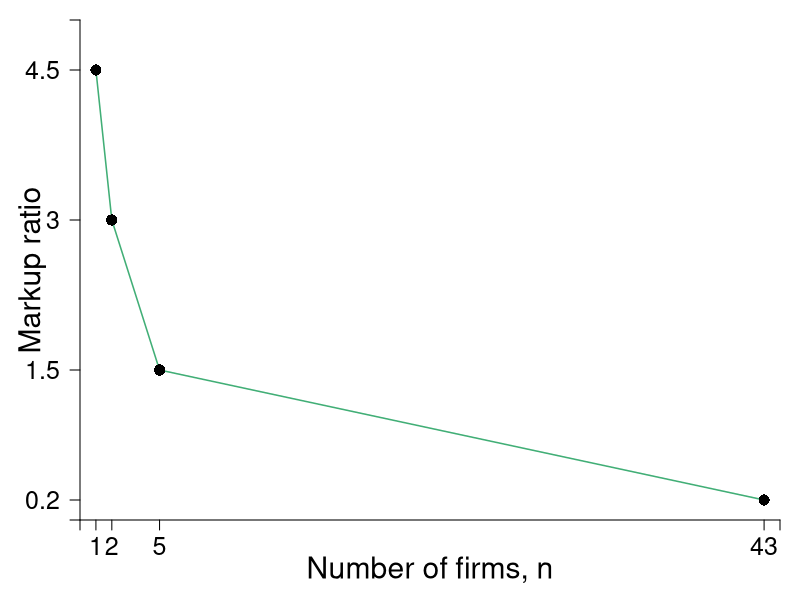

The R script that drew this image:
require(shape)
pdf(file = "competitionmarkets/checkpoint_markupratio.pdf", width = 9, height = 7)

#Set parameters for graphics
pointsize <- 1.8
axislabelsize <- 1.8
labelsize <- 1.5
namesize <- 1.8
annotatesize <- 1.5
graphlinewidth <- 2
segmentlinewidth <- 1.5

COL <- c("#7fc97f", "#beaed4", "#fdc086", "#ffff99", "#386cb0", "#f0027f", "#bf5b17", "#666666")
COLA <- c("#e0f3db", "#99d8c9","#66c2a4","#41ae76", "#238b45", "#005824")
COLB <- c("#c6dbef", "#4eb3d3", "#2b8cbe", "#0868ac","#084081")
grays <- gray.colors(25, start = 1, end = 0)
CBCols <- c("#009E73","#0072B2","#E69F00","#CC79A7", "#F0E442")

par(mar =  c(4, 4, 1, 1))

marketProfit <- function(n, s = 0.5, pmax = 20, c1 = 2) {
  n*(1/(n+1)^2)*(pmax - c1)^2/(s)
}

consumerSurplus <- function(n, s = 0.5, pmax = 20, c1 = 2) {
  (1/2)*(pmax - (c1 + ((1/(n+1))*(pmax -c1)  )) )*(n/(n+1))*( (pmax - c1)/(s))
}

markUp <- function(n, pmax = 20, c1 = 2) {
  c1 + (1/(n+1))*(pmax - c1)
}


xlims <- c(0, 44)
ylims <- c(0, 5)

npts <- 501 
x <- seq(xlims[1], xlims[2], length.out = npts)
y <- seq(ylims[1], ylims[2], length.out = npts) 
a <- c(46.08, 55, 64)
b <- c(46.08, 55, 64)

plot(0, 0, xlim = xlims, ylim = ylims, type = "n",
     xlab = expression(paste("")),
     ylab = expression(paste("")), 
     xaxt = "n", 
     yaxt = "n", 
     cex.lab = axislabelsize, 
     bty = "n",
     xaxs="i", 
     yaxs="i")

# ticksy <- seq(from = 0, to = ylims[2], by = 2)
# ylabels <- seq(from = 0, to = ylims[2], by = 2)
ticksx <- c(0,1,2,5,43, xlims[2])
xlabels <- c(NA,1,2,5,43, NA)
ticksy <- c(0, 4.5, 3, 1.5, 0.2, ylims[2])
ylabels <- c(NA,4.5, 3, 1.5, 0.2, NA)
# ticksx <- c(0, xlims[2])
# xlabels <- c(NA, NA)

axis(1, at = ticksx, pos = 0, labels = NA, cex.axis = labelsize)

text(x = c(0, 1, 2, 5, 43), par("usr")[3] - 0.1, labels = xlabels, srt = 0, pos = 1, xpd = TRUE, cex = labelsize)

axis(2, at = ticksy, pos = 0, labels = ylabels, las = 1, cex.axis = labelsize)

segments(1, 4.5, 2, 3, lty = 1, col = COLA[4] , lwd = segmentlinewidth)
segments(2, 3, 5, 1.5, lty = 1, col = COLA[4], lwd = segmentlinewidth)
segments(5, 1.5, 43, 0.2, lty = 1, col = COLA[4] , lwd = segmentlinewidth)

points(1, 4.5, pch = 16, col = "black", cex = 1.5)
points(2, 3, pch = 16, col = "black", cex = 1.5)
points(5, 1.5, pch = 16, col = "black", cex = 1.5)
points(43, 0.2, pch = 16, col = "black", cex = 1.5)

text(0.5*(xlims[2]), -0.5, expression(paste("Number of firms, ", n)), xpd = TRUE, cex = axislabelsize) 
text(-3, 0.5*ylims[2], expression(paste("Markup ratio")), xpd = TRUE, cex = axislabelsize, srt = 90) 


dev.off()
